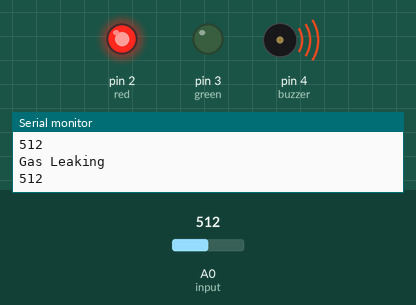
This sketch was run on a simulated Arduino Uno, built with avr-gcc and run on an emulated ATmega328P. Parts: output pins drawn as LEDs (lit = HIGH), buzzer (waves = sounding, pin HIGH), the last lines printed to the serial monitor. The test bench sets the inputs (shaded band); at power-on: A0 (input) = 512.

Above: at 1.2 s.
1.3 s: A0 (input) set to 493
At 2.5 s:
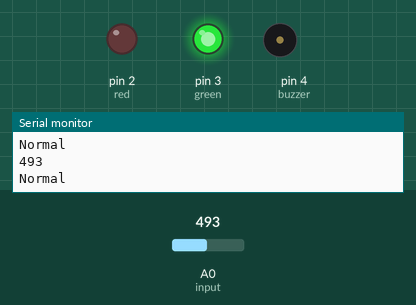
2.8 s: A0 (input) set to 1023
At 3.7 s:
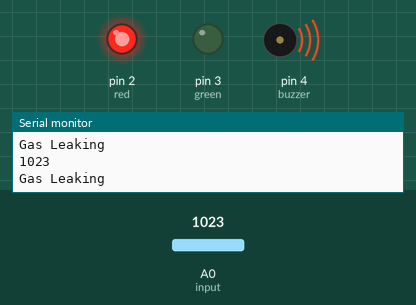
4.3 s: A0 (input) set to 490
At 4.6 s:
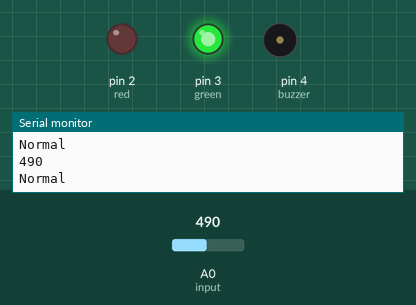
Timing chart, 0 to 7.3 s (numbered marks = the images above; inputs shaded):
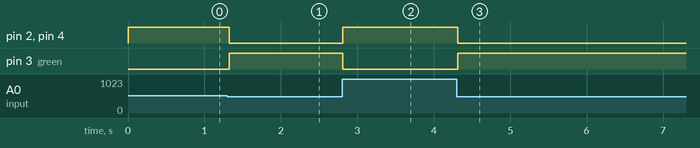

The sketch:

GasLeakDetectorCode.ino
```cpp
int red=2;
int green=3;
int buzzer=4;
int input=A0;
int gas_level = 500;
void setup() {
  // put your setup code here, to run once:
  Serial.begin(9600);
  pinMode(red,OUTPUT);
  pinMode(green,OUTPUT);
  pinMode(buzzer,OUTPUT);
  pinMode(input,INPUT);

}

void loop() {
  // put your main code here, to run repeatedly:
  int val = analogRead(A0);
  Serial.println(val);
  if(val >= gas_level)
  {
    digitalWrite(red,HIGH);
    digitalWrite(green,LOW);
    digitalWrite(buzzer,HIGH);
    Serial.println("Gas Leaking");
  }
  else
  {
    digitalWrite(red,LOW);
    digitalWrite(green,HIGH);
    digitalWrite(buzzer,LOW);
    Serial.println("Normal");
  }
}
```

Measured:
- the behaviour switches between 500 and 499 on A0 (input) (found by bisection; images 0 and 1)
- after the input at 1.3 s, pin 2 (red), pin 4 (buzzer): HIGH → LOW at once; pin 3 (green): LOW → HIGH at once
- after the input at 2.8 s, pin 2 (red), pin 4 (buzzer): LOW → HIGH at once; pin 3 (green): HIGH → LOW at once
- after the input at 4.3 s, pin 2 (red), pin 4 (buzzer): HIGH → LOW at once; pin 3 (green): LOW → HIGH at once
